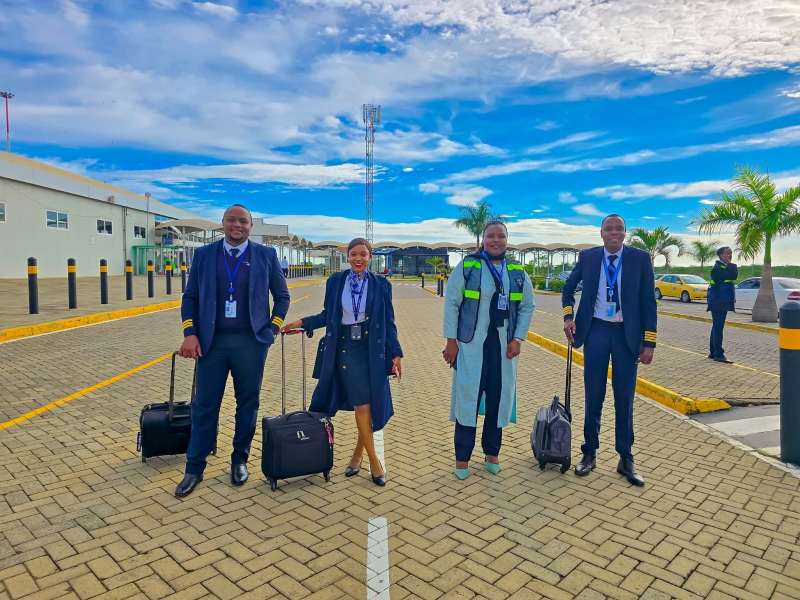
#> input picture aircraft1.jpg, 1600 x 1200 px, given as the content of the folder C:/Users/KELLY/Desktop/New folder (2), which was not available (shown at 1/2 size)
$ python optimize_images.py
#> lines starting #> are read from the running program, lines starting #| are printed output that depends on the picture
#!/usr/bin/env python3
"""
Optimize and resize airline images for FLY748 gallery
- Resize to 1200x1200px (square with letterboxing)
- JPG quality: 85%
- Keep under 500KB
"""

from PIL import Image
import os
from pathlib import Path

# Source folder with original images
SOURCE_FOLDER = r"C:\Users\KELLY\Desktop\New folder (2)"
# Destination folder
DEST_FOLDER = r"C:\Users\KELLY\fly748-booking\public\gallery"

# Target image names for gallery (12 images needed)
TARGET_NAMES = [
    "team-ground-1.jpg",
    "team-aircraft-1.jpg",
    "team-cabin-crew.jpg",
    "aircraft-exterior-1.jpg",
    "aircraft-exterior-2.jpg",
    "aircraft-ground-team.jpg",
    "cabin-interior-1.jpg",
    "cabin-interior-2.jpg",
    "cabin-interior-3.jpg",
    "aircraft-maintenance.jpg",
    "services-vehicle.jpg",
    "corporate-event.jpg",
]

# Create destination folder if it doesn't exist
os.makedirs(DEST_FOLDER, exist_ok=True)

# Get all JPG files from source
source_files = sorted(Path(SOURCE_FOLDER).glob("*.jpg"))
print(f"Found {len(source_files)} images to process")

# Process each image
for i, source_file in enumerate(source_files[:12]):  # Use first 12 images
    try:
        print(f"\nProcessing {i+1}/12: {source_file.name}")

        # Open image
        img = Image.open(source_file)
#> img is the input picture: PIL image 1600x1200 RGB; mean R, G, B 119.1, 140.2, 145.9
        original_size = img.size
#> original_size = (1600, 1200)
        print(f"  Original size: {original_size}")
#|   Original size: (1600, 1200)

        # Resize to 1200x1200 with letterboxing (preserve aspect ratio)
        target_size = (1200, 1200)
        img.thumbnail(target_size, Image.Resampling.LANCZOS)
#> img: PIL image 1200x900 RGB

        # Create new image with white background
        new_img = Image.new("RGB", target_size, (255, 255, 255))
#> new_img: PIL image 1200x1200 RGB; every value is 255

        # Calculate position to center the resized image
        x = (target_size[0] - img.size[0]) // 2
#> x = 0
        y = (target_size[1] - img.size[1]) // 2
#> y = 150

        # Paste resized image onto new image
        new_img.paste(img, (x, y))
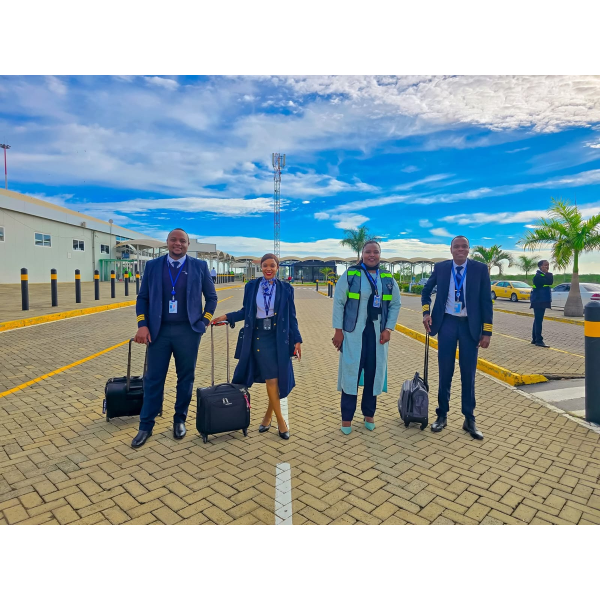
#> new_img: PIL image 1200x1200 RGB (shown at 1/2 size); mean R, G, B 153.1, 168.9, 173.2

        # Save optimized image
        dest_file = os.path.join(DEST_FOLDER, TARGET_NAMES[i])
        new_img.save(dest_file, "JPEG", quality=85, optimize=True)

        # Check file size
        file_size_kb = os.path.getsize(dest_file) / 1024
        print(f"  ✓ Saved: {TARGET_NAMES[i]}")
        print(f"  Size: {file_size_kb:.1f} KB")

    except Exception as e:
        print(f"  ✗ Error processing {source_file.name}: {str(e)}")

print("\n✓ All images optimized and saved to public/gallery/")

$ run again, on mombasa-coastal.jpg
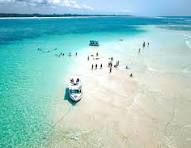
#> input picture mombasa-coastal.jpg, 191 x 148 px, given as the content of the folder C:/Users/KELLY/Desktop/New folder (2), which was not available
#> img is the input picture: PIL image 191x148 RGB; mean R, G, B 155.1, 203, 199.5
#|   Original size: (191, 148)
#> `new_img.paste(img, (x, y))`:
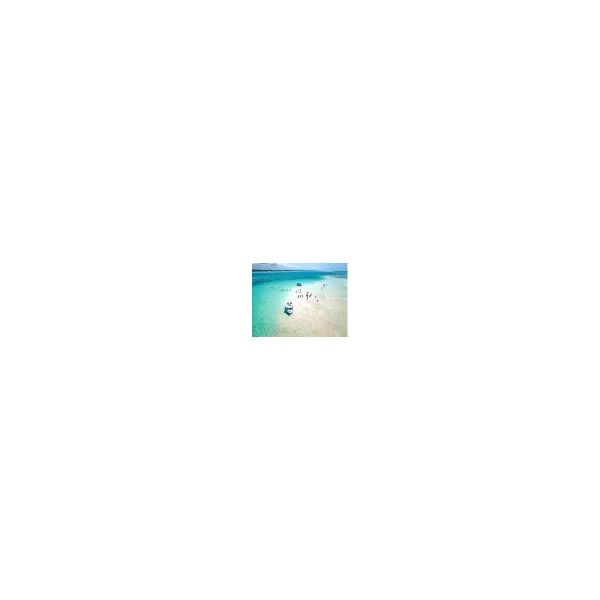
#> new_img: PIL image 1200x1200 RGB (shown at 1/2 size); mean R, G, B 253, 254, 253.9

$ run again, on ukunda.jpg
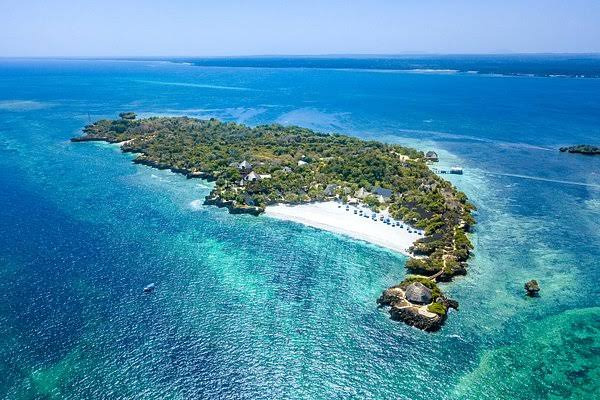
#> input picture ukunda.jpg, 600 x 400 px, given as the content of the folder C:/Users/KELLY/Desktop/New folder (2), which was not available
#> img is the input picture: PIL image 600x400 RGB; mean R, G, B 69.7, 143.2, 175
#|   Original size: (600, 400)
#> `new_img.paste(img, (x, y))`:
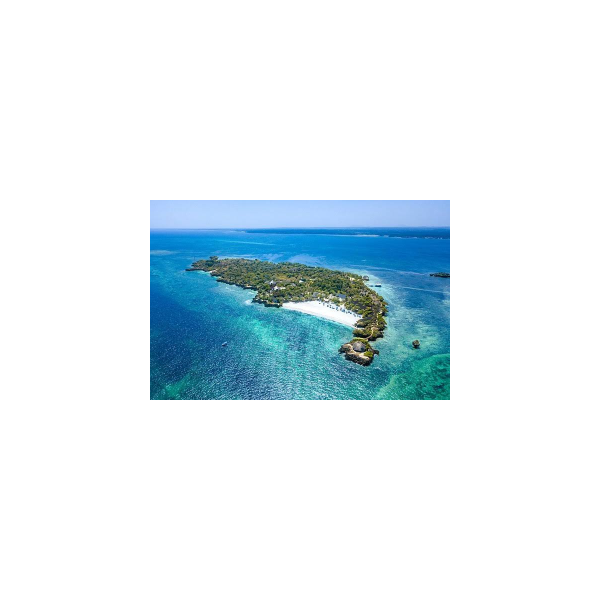
#> new_img: PIL image 1200x1200 RGB (shown at 1/2 size); mean R, G, B 224.1, 236.4, 241.7
